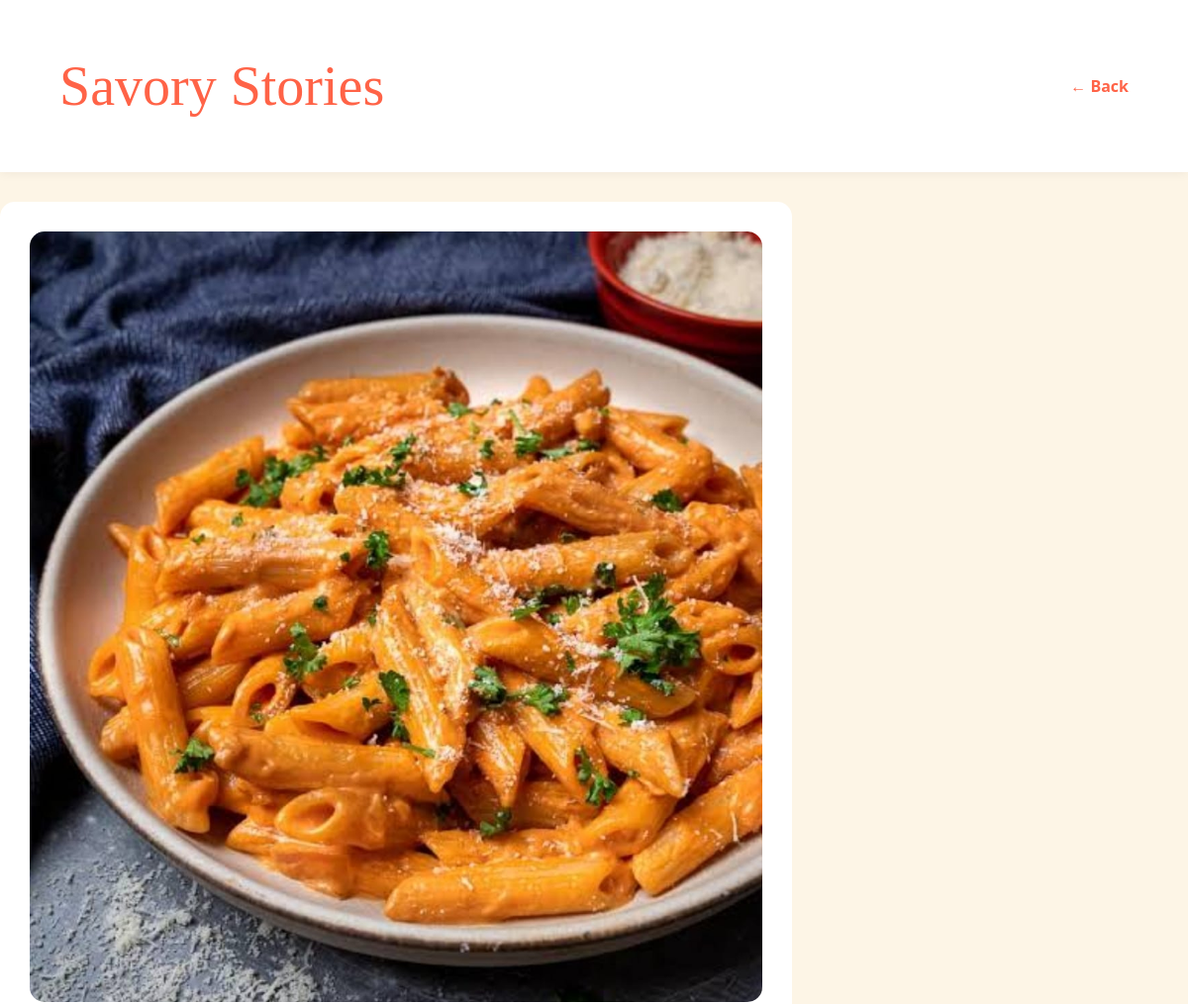
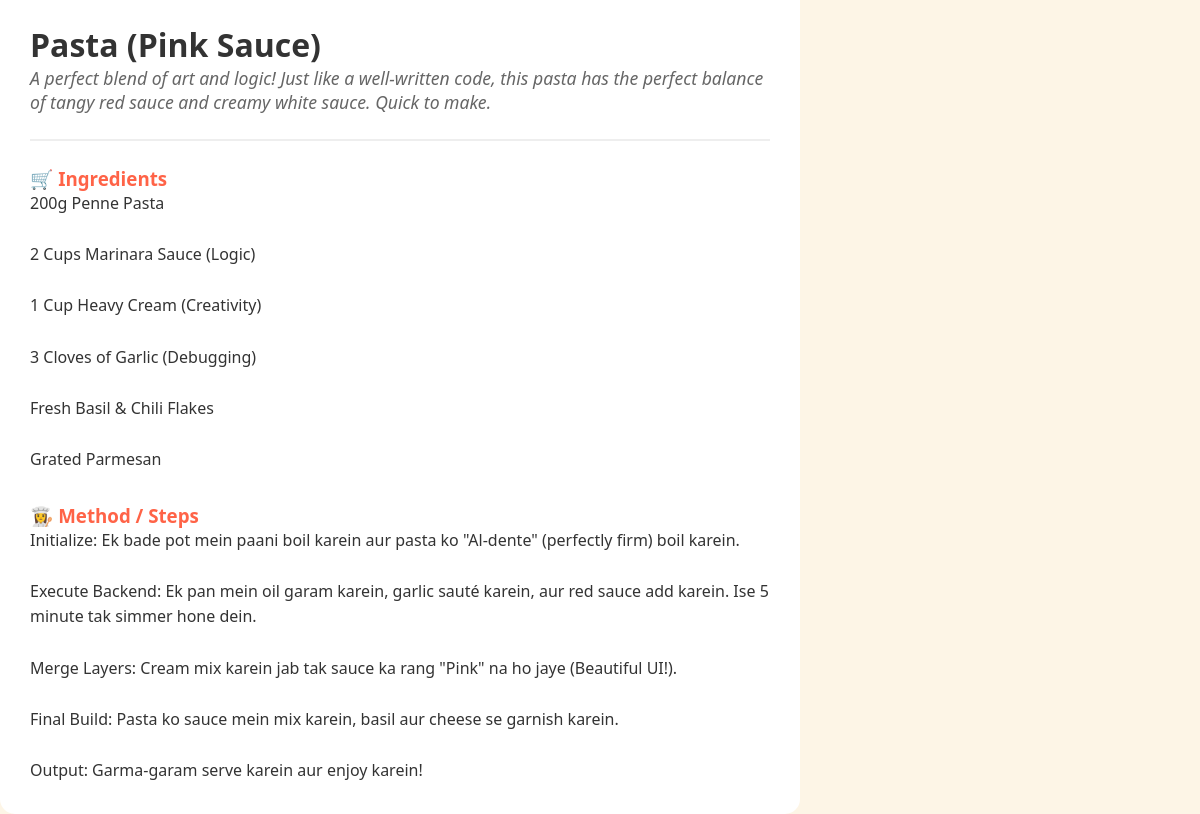
The page /recipe/2 (signed in) on the database its author committed (2 pictures, top to bottom).
### tables this page shows
CREATE TABLE recipes (
                    id INTEGER PRIMARY KEY AUTOINCREMENT,
                    title TEXT NOT NULL,
                    description TEXT NOT NULL,
                    ingredients TEXT,
                    method TEXT,
                    image TEXT, 
                    user_id INTEGER,
                    FOREIGN KEY(user_id) REFERENCES users(id));

### app.py (the view)
@app.route("/recipe/<int:recipe_id>")
def recipe_detail(recipe_id):
    conn = sqlite3.connect("savory.db")
    c = conn.cursor()
    c.execute("SELECT title, description, ingredients, method, image FROM recipes WHERE id=?", (recipe_id,))
    row = c.fetchone()
    conn.close()
    if row:
        recipe = {
            "title": row[0],
            "description": row[1],
            "ingredients": row[2],
            "method": row[3],
            "image": row[4]
        }
        return render_template("recipe_detail.html", recipe=recipe)
    return "Recipe not found!", 404

### templates/recipe_detail.html (shortened to what this page needs)
<!DOCTYPE html>
<html>
<head>
    <link rel="stylesheet" href="{{ url_for('static', filename='style.css') }}">
</head>
<body>
    <nav class="navbar">
        <div class="logo">Savory Stories</div>
        <a href="/home" style="text-decoration:none; color:#ff6347; font-weight:bold;">← Back</a>
    </nav>
    <div class="container" style="max-width: 800px; margin-top: 30px; background: white; padding: 30px; border-radius: 15px;">
        {% if recipe.image %}
            <img src="{{ url_for('static', filename='uploads/' + recipe.image) }}" style="width:100%; border-radius:15px; margin-bottom: 20px;">
        {% endif %}
        <h1 style="color: #333;">{{ recipe.title }}</h1>
        <p style="font-style: italic; color: #666; font-size: 1.1rem;">{{ recipe.description }}</p>
        <hr style="margin: 25px 0; border: 0.5px solid #eee;">
        <h3 style="color: #ff6347;">🛒 Ingredients</h3>
        <p style="white-space: pre-wrap; line-height: 1.6;">{{ recipe.ingredients }}</p>
        <h3 style="color: #ff6347; margin-top: 30px;">👩‍🍳 Method / Steps</h3>
        <p style="white-space: pre-wrap; line-height: 1.6;">{{ recipe.method }}</p>
    </div>
</body>
</html>

### static/style.css (style rules this page uses)
* { margin: 0; padding: 0; box-sizing: border-box; font-family: 'Poppins', 'Segoe UI', sans-serif; }
body { background-color: #fdf5e6; color: #333; min-height: 100vh; }
.logo { font-family: 'Pacifico', cursive; color: #ff6347; font-size: 3.5rem; margin: 40px 0; text-align: center; }
.navbar { display: flex; justify-content: space-between; align-items: center; padding: 15px 5%; background: white; box-shadow: 0 2px 10px rgba(0,0,0,0.05); width: 100%; }

### rows shown on the page
recipes: image (picture), title "Pasta (Pink Sauce)", description "A perfect blend of art and logic! Just like a well-written code, this pasta has the perfect balance of tangy red sauce and creamy white sauce. Quick to make.", ingredients "200g Penne Pasta 2 Cups Marinara Sauce (Logic) 1 Cup Heavy Cream (Creativity) 3 Cloves of Garlic (Debugging) Fresh Basil & Chili Flakes Grated Parmesan", method "Initialize: Ek bade pot mein paani boil karein aur pasta ko \"Al-dente\" (perfectly firm) boil karein. Execute Backend: Ek pan mein oil garam karein, garlic sauté karein, aur red sauce add karein. Ise 5 minute tak simmer hone dein. Merge Layers: Cream mix karein jab tak sauce ka rang \"Pink\" na ho jaye (Beautiful UI!). Final Build: Pasta ko sauce mein mix karein, basil aur cheese se garnish karein. Output: Garma-garam serve karein aur enjoy karein!"
